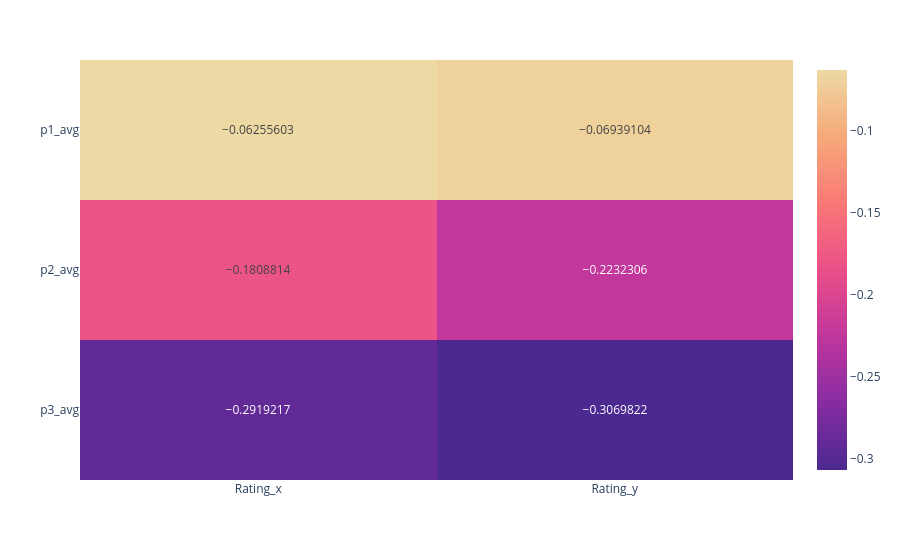

Write notebook code for a chart like this one.
### Code cell
fig_corr

### Figure 1 — Plotly figure (JSON) as saved in the notebook; plotly's stock layout.template omitted (floating-point values rounded to 4 significant figures)
{"data": [{"coloraxis": "coloraxis", "hovertemplate": "x: %{x}<br>y: %{y}<br>color: %{z}<extra></extra>", "name": "0", "texttemplate": "%{z}", "type": "heatmap", "x": ["Rating_x", "Rating_y"], "xaxis": "x", "y": ["p1_avg", "p2_avg", "p3_avg"], "yaxis": "y", "z": [[-0.06256, -0.06939], [-0.1809, -0.2232], [-0.2919, -0.307]]}], "layout": {"coloraxis": {"colorscale": [[0, "rgb(75, 41, 145)"], [0.1667, "rgb(135, 44, 162)"], [0.3333, "rgb(192, 54, 157)"], [0.5, "rgb(234, 79, 136)"], [0.6667, "rgb(250, 120, 118)"], [0.8333, "rgb(246, 169, 122)"], [1, "rgb(237, 217, 163)"]]}, "margin": {"t": 60}, "xaxis": {"anchor": "y", "domain": [0, 1]}, "yaxis": {"anchor": "x", "autorange": "reversed", "domain": [0, 1]}}}
